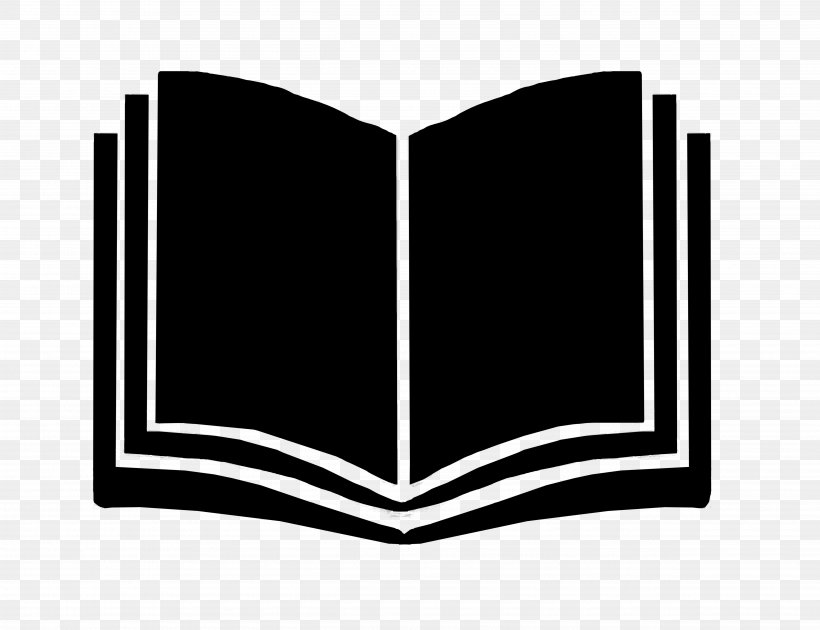
#> input picture img/book.jpg, 820 x 630 px
$ jupyter execute --allow-errors Visualization.ipynb
#> lines starting #> are read from the running program, lines starting #| are printed output that depends on the picture; after the words box and inside, x2 and y2 are one past the last pixel; in counts of white or black regions, pixels touching at a corner belong together
# visualisation

[cell 1]
import pandas as pd
import numpy as np

from sklearn.feature_extraction.text import TfidfVectorizer, CountVectorizer
from sklearn.cluster import KMeans
from wordcloud import WordCloud, STOPWORDS, ImageColorGenerator
import matplotlib.pyplot as plt
# from PIL import Image
# from matplotlib.pyplot import imshow
# import matplotlib

from skimage import color
from skimage import io

# import random

import sys, os
sys.path.append('..')
import src.visual as visual
# import ..src.visual as visual

# Dataframe load

#> (a cell that did not finish here is left out)

[cell 3]
# Tfidf
tf = TfidfVectorizer(analyzer='word', ngram_range=(1, 1), min_df=0, stop_words='english')
#> (the rest of this cell did not finish here and is left out)

# KMeans clustering

#> (a cell that did not finish here is left out)

[cell 5]
fig, ax = plt.subplots()
#> (the rest of this cell did not finish here and is left out)

# Word Cloud

#> (a cell that did not finish here is left out)

#> (a cell that did not finish here is left out)

[cell 8]
img = color.rgb2gray(io.imread('../img/book.jpg')) * 255
#> img: shape (630, 820) float64; min 0, max 255, mean 137.4

img1 = color.rgb2gray(io.imread('../img/a_book_slide.png')) * 255
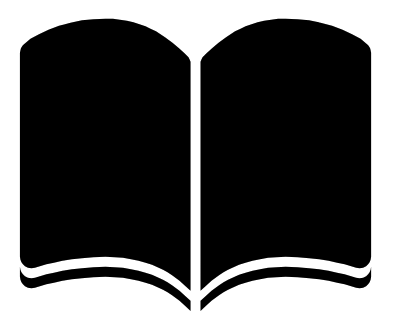
#> input picture img/a_book_slide.png, 396 x 331 px
#> img1: shape (331, 396) float64; min 0, max 255, mean 92.4

img[img>10] = 255
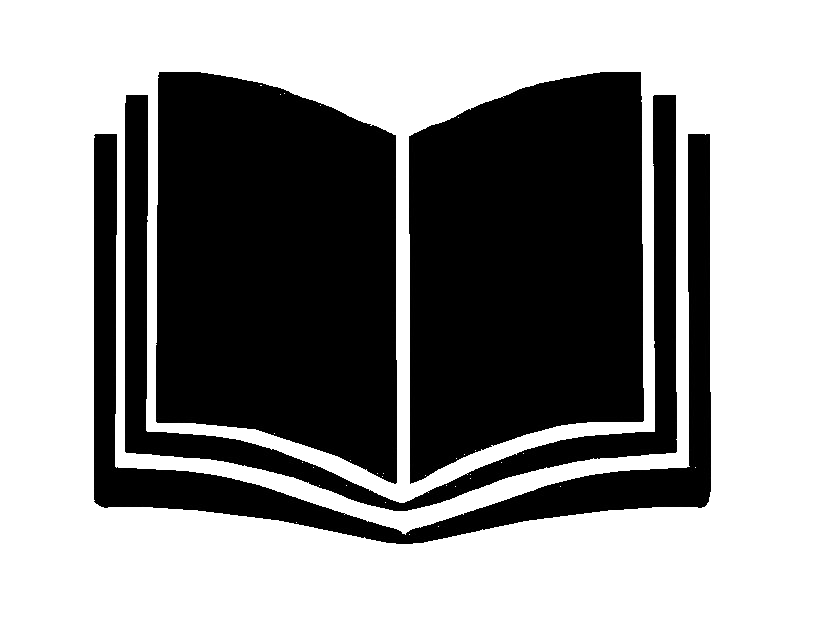
#> img: shape (630, 820) float64; min 0, max 255, mean 144.6
img[img<=10] = 0
#> img: shape (630, 820) float64; 56.7% white; 4 black regions, box (x1, y1, x2, y2) and area: (156, 72, 397, 484) 83409, (409, 72, 644, 484) 80872, (94, 134, 711, 544) 33286, (125, 95, 677, 511) 26288

transformed_img1 = np.ndarray((img1.shape[0],img1.shape[1]), np.int32)

#> (the rest of this cell did not finish here and is left out)
